Frame 1 (no input): blank canvas, image omitted
Frame 60 (no input): blank canvas, image omitted
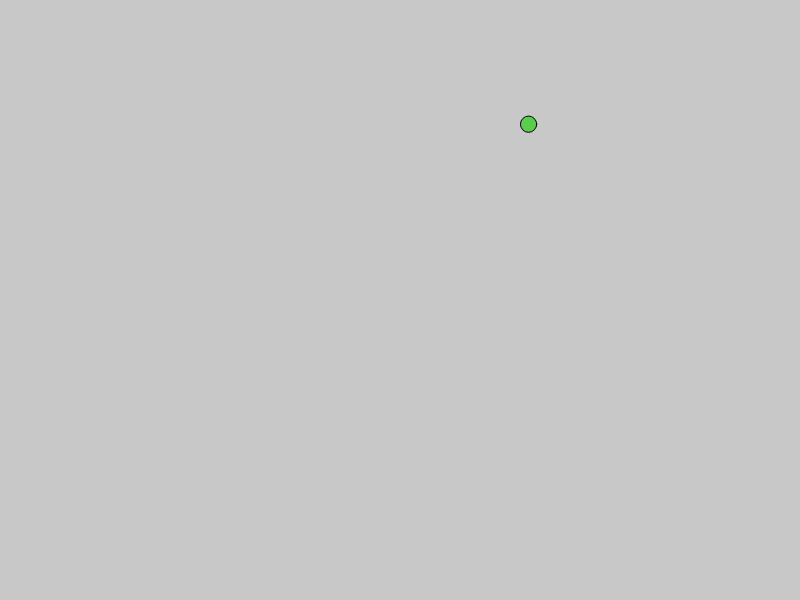
Frame 120 (the mouse pressed at the canvas centre since frame 60)

The p5.js sketch whose frames 1 and 60 were blank and that drew this single picture after the mouse press (run headless with seeded random() and noise() and a simulated clock; from frame 60 on, the mouse is pressed at the canvas centre):

// p5.js sketch
// ── sketch.js
var x =   [];
var y =   [];
var xSpeed =   [];
var ySpeed =   [];
var size =   [];
var r =   [];
var g =   [];
var b =   [];

function setup() {
  createCanvas(800, 600);
}

function draw() {

  background(200);

  for (i = 0; i < x.length; i++) {

    x[i] += xSpeed[i];
    if (x[i] < 0 || x[i] > width) {
      xSpeed[i] *= -1;
    }

    y[i] += ySpeed[i];
    if (y[i] < 0 || y[i] > height) {
      ySpeed[i] *= -1;
    }

    fill(r[i], g[i], b[i]);
    ellipse(x[i], y[i], size[i], size[i]);
  }
}

function mousePressed() {
  x = append(x, mouseX);
  y = append(y, mouseY);
  xSpeed = append(xSpeed, random(-5, 5));
  ySpeed = append(ySpeed, random(-5, 5));
  size = append(size, random(5, 20));
  r = append(r, random(256));
  g = append(g, random(256));
  b = append(b, random(256));
}


/*
let x = 200;
let y = 100;
let xSpeed = 3;
let ySpeed = 3;

function setup() {
  createCanvas(800, 600);
}

function draw() {
  background(64);
  ellipse(x, y, 100, 100);

  x += xSpeed;
  y += ySpeed;
  
  if (x-50 < 0 || x > width-50) {
    xSpeed *= -1;
  }

  if (y-50 < 0  || y > height-50) {
    ySpeed *= -1;
  }
}
*/
